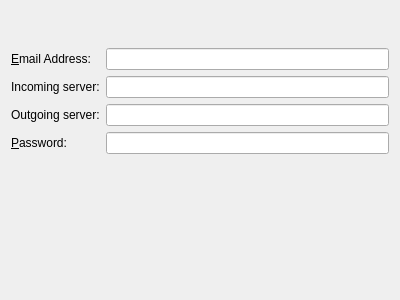
<?xml version="1.0" encoding="UTF-8"?>
<ui version="4.0">
 <class>imapWizard</class>
 <widget class="QWidget" name="imapWizard">
  <property name="geometry">
   <rect>
    <x>0</x>
    <y>0</y>
    <width>400</width>
    <height>300</height>
   </rect>
  </property>
  <layout class="QVBoxLayout" name="verticalLayout_3">
   <item>
    <spacer name="verticalSpacer">
     <property name="orientation">
      <enum>Qt::Vertical</enum>
     </property>
     <property name="sizeHint" stdset="0">
      <size>
       <width>20</width>
       <height>40</height>
      </size>
     </property>
    </spacer>
   </item>
   <item>
    <layout class="QHBoxLayout" name="horizontalLayout">
     <item>
      <layout class="QVBoxLayout" name="verticalLayout_2">
       <item>
        <widget class="QLabel" name="label">
         <property name="text">
          <string>&amp;Email Address:</string>
         </property>
         <property name="buddy">
          <cstring>emailAddress</cstring>
         </property>
        </widget>
       </item>
       <item>
        <widget class="QLabel" name="label_2">
         <property name="text">
          <string>Incoming server:</string>
         </property>
         <property name="buddy">
          <cstring>incommingAddress</cstring>
         </property>
        </widget>
       </item>
       <item>
        <widget class="QLabel" name="label_4">
         <property name="text">
          <string>Outgoing server:</string>
         </property>
         <property name="buddy">
          <cstring>outgoingAddress</cstring>
         </property>
        </widget>
       </item>
       <item>
        <widget class="QLabel" name="label_3">
         <property name="text">
          <string>&amp;Password:</string>
         </property>
         <property name="buddy">
          <cstring>password</cstring>
         </property>
        </widget>
       </item>
      </layout>
     </item>
     <item>
      <layout class="QVBoxLayout" name="verticalLayout">
       <item>
        <widget class="KLineEdit" name="emailAddress"/>
       </item>
       <item>
        <widget class="KLineEdit" name="incommingAddress"/>
       </item>
       <item>
        <widget class="KLineEdit" name="outgoingAddress">
         <property name="text">
          <string/>
         </property>
        </widget>
       </item>
       <item>
        <widget class="KLineEdit" name="password">
         <property name="passwordMode">
          <bool>true</bool>
         </property>
        </widget>
       </item>
      </layout>
     </item>
    </layout>
   </item>
   <item>
    <spacer name="verticalSpacer_2">
     <property name="orientation">
      <enum>Qt::Vertical</enum>
     </property>
     <property name="sizeHint" stdset="0">
      <size>
       <width>20</width>
       <height>138</height>
      </size>
     </property>
    </spacer>
   </item>
  </layout>
 </widget>
 <customwidgets>
  <customwidget>
   <class>KLineEdit</class>
   <extends>QLineEdit</extends>
   <header>klineedit.h</header>
  </customwidget>
 </customwidgets>
 <resources/>
 <connections/>
</ui>
